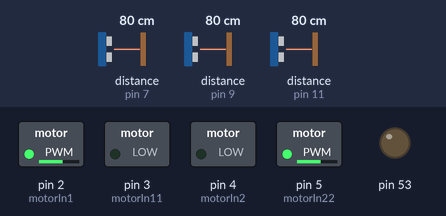
Bench run of a sketch on a simulated Arduino Mega 2560, built with avr-gcc and run on an emulated ATmega2560. Parts: switched loads named in the sketch (green lamp = pin HIGH), output pins drawn as LEDs (lit = HIGH). Wiring (inferred from the names in the program): 3 × ultrasonic range finder: trigger pin 6, echo pin 7 / trigger pin 8, echo pin 9 / trigger pin 10, echo pin 11. Dashed ring = blinking. Inputs (shaded band) come from the test bench; at power-on: distance to the obstacle (sensors on pin 7, pin 9, pin 11) 80 cm. The echo pulse lasts 58.3 µs per cm; pins used as bus, display or sensor lines are not drawn.

Above: at 1.2 s.
1.3 s: distance to the obstacle (sensor on pin 7) set to 2 cm
At 2.3 s:
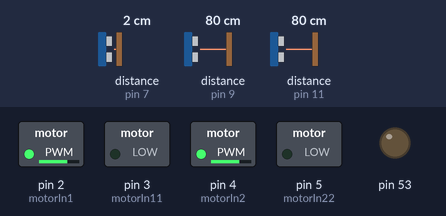
4.8 s: distance to the obstacle (sensor on pin 9) set to 83 cm
At 5.6 s:
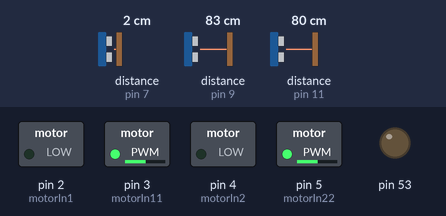
8.3 s: distance to the obstacle (sensor on pin 11) set to 2 cm
11.8 s: distance to the obstacle (sensor on pin 9) set to 17 cm
15.3 s: distance to the obstacle (sensor on pin 9) set to 14 cm
At 17.0 s:
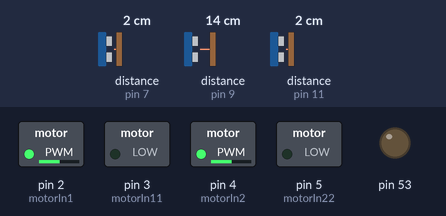
18.8 s: distance to the obstacle (sensor on pin 11) set to 4 cm
22.3 s: distance to the obstacle (sensor on pin 11) set to 7 cm
At 23.2 s:
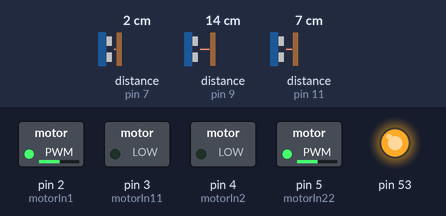
Timing chart, 0 to 24.9 s (numbered marks = the images above; inputs shaded):
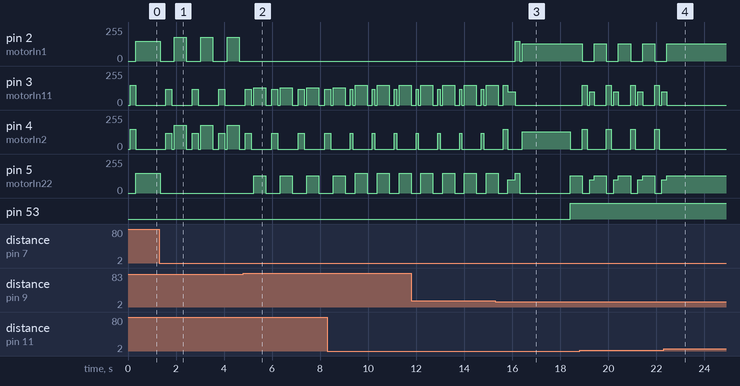

Measured:
- the behaviour switches between 80 and 81 cm on distance to the obstacle (sensor on pin 9) (found by bisection; images 1 and 2)
- the behaviour switches between 16 and 15 cm on distance to the obstacle (sensor on pin 9) (found by bisection; images 2 and 3)
- the behaviour switches between 5 and 6 cm on distance to the obstacle (sensor on pin 11) (found by bisection; images 3 and 4)
- after the input at 1.3 s, pin 5 (motorIn22): goes on until 1.3 s, then stays 0/255
- after the input at 4.8 s, pin 2 (motorIn1): stops changing and stays 0/255; pin 5 (motorIn22): alternates 130/255 for 0.50 s and 0/255 for 0.60 s, starting after 0.44 s
- after the input at 15.3 s, pin 2 (motorIn1): 0/255 → 150/255 after 0.82 s, → 0/255 0.20 s later, → 130/255 0.10 s later; pin 53: LOW → HIGH after 3.1 s
- after the input at 22.3 s, pin 2 (motorIn1), pin 5 (motorIn22): goes on until 22.4 s, then stays 130/255; pin 3 (motorIn11): goes on until 22.4 s, then stays 0/255; pin 4 (motorIn2): stops changing and stays 0/255
- by itself, pin 2 (motorIn1): alternates 180/255 for 0.51 s and 0/255 for 0.59 s

The sketch:

F74045018.ino
```cpp
//IN1,2 control left motor
const int motorIn1 = 2;
const int motorIn11 = 3;

//IN3,4 control right motor
const int motorIn2 = 4;
const int motorIn22 = 5;

//front sensor
const int trigF = 6;
const int echoF = 7;

//left sensor
const int trigR = 8;
const int echoR = 9;

//right sensor
const int trigL = 10;
const int echoL = 11;

//variable used to print the data from sensor
//const int inter_time = 100;
//int time = 0;

//the smallest distance accepted between the car and the wall
int adjD = 4;
//the normal distance between the cae and the wall
int avD = 12;

int ninety = 150;
int straight = 150;

//array used to record the previous distance detected from the 3 direction
float rf[100], rl[100], rr[100];
static int x = 1,y = 1,z = 1;

//array used to record the path of the car move
int path[100];
static int r = 1;


//make the motor stop
void stop()
{
  analogWrite(motorIn1, 0);
  analogWrite(motorIn11, 0);
  analogWrite(motorIn2, 0);
  analogWrite(motorIn22, 0);
  delay(100);
}

//turn right
void turn_right(int m, int n, int d)
{
  for (int i = 0; i < n; ++i)
  {
    analogWrite(motorIn1, 0);
    analogWrite(motorIn11, d);
    analogWrite(motorIn2, 0);
    analogWrite(motorIn22, d);
    delay(m);
  }
}

//turn left
void turn_left(int m, int n, int d)
{
  for (int i = 0; i < n; ++i)
  {
    analogWrite(motorIn1, d);
    analogWrite(motorIn11, 0);
    analogWrite(motorIn2, d);
    analogWrite(motorIn22, 0);
    delay(m);
  }
}

//move forward
void move_forward(int m,int x)
{
  analogWrite(motorIn1, x);
  analogWrite(motorIn11, 0);
  analogWrite(motorIn2, 0);
  analogWrite(motorIn22, x);
  delay(m);
}

//reverse
void move_backward(int m, int x)
{
  analogWrite(motorIn1, 0);
  analogWrite(motorIn11, x);
  analogWrite(motorIn2, x);
  analogWrite(motorIn22, 0);
  delay(m);
}

//calculate the distance from the FRONT
float distancef()
{
  float durationF, distanceF;
  digitalWrite(trigF, HIGH);
  delayMicroseconds(5);
  digitalWrite(trigF, LOW);
  durationF = pulseIn (echoF, HIGH);
  distanceF = (durationF / 2) / 29;
  return distanceF;
}

//calculate the distance from the LEFT
float distancel()
{
  float durationL, distanceL;
  digitalWrite(trigL, HIGH);
  delayMicroseconds(5);
  digitalWrite(trigL, LOW);
  durationL = pulseIn (echoL, HIGH);
  distanceL = (durationL / 2) / 29;
  return distanceL;
}

//calculate the distance from the RIGHT
float distancer()
{
  float durationR, distanceR;
  digitalWrite(trigR, HIGH);
  delayMicroseconds(5);
  digitalWrite(trigR, LOW);
  durationR = pulseIn (echoR, HIGH);
  distanceR = (durationR / 2) / 29;
  return distanceR;
}

//intialization
void setup()
{
  pinMode(53,OUTPUT);
  digitalWrite(53,LOW);
  //setup the pins of the motors
  pinMode(motorIn1, OUTPUT);
  pinMode(motorIn11, OUTPUT);
  pinMode(motorIn2, OUTPUT);
  pinMode(motorIn22, OUTPUT);

  //setup the pins of the sensor
  /*frequency*/Serial.begin(9600);
  pinMode (trigF, OUTPUT);
  pinMode (echoF, INPUT);
  pinMode (trigL, OUTPUT);
  pinMode (echoL, INPUT);
  pinMode (trigR, OUTPUT);
  pinMode (echoR, INPUT);

  //record the distance from 3 direction
  rf[0] = 0.0;
  rl[0] = 0.0;
  rr[0] = 0.0;

  //initialize the array of recording the moves of the car
  for (int i = 0; i < 100; ++i)
  {
    path[i] = -1;
  }
}

void loop()
{
  //initial the motor to be at rest
  stop();

  int adjD = 5;
  int avD = 12;
  int ninety = 150;
  int straight = 150;

  //monitor the data printing out
  /*Serial.print("Data:");
  Serial.print (time / 1000);
  Serial.print(", d = ");
  Serial.print(distancef());
  Serial.print("               ");
  Serial.print(distancel());
  Serial.print("               ");
  Serial.print(distancer());
  Serial.println(" cm");
  time = time + inter_time;
  delay(inter_time);*/

  if ((int)rf[x] == (int)rf[x - 1] && (int)rl[y] == (int)rl[y - 1] && (int)rr[z] == (int)rr[z - 1])
  {
    move_backward(200, 150);

    if (path[r - 1] == 6)
    {
      turn_left(100, 1, 100);
      stop();
    }

    if (path[r - 1] == 4)
    {
      turn_right(100, 1, 100);
      stop();
    }
  }

  if (distancef() > 8)
  {
    if (distancef() > 3000)
    {
      move_backward(250, 150);
      stop();
      if (path[r - 1] == 6)
      {
        turn_right(100, 1, 80);
        stop();
      }

      else if (path[r - 1] == 4)
      {
        turn_left(100, 1, 80);
        stop();
      }
    }

    if (distancel() < adjD)
    {
      move_backward(200, 150);
      stop();
      turn_right(200, 1, 100);
      path[r++] = 6;
    }

    if (distancer() < adjD)
    {
      move_backward(200, 150);
      stop();
      turn_left(200, 1, 100);
      path[r++] = 4;
    }

    move_forward(1000,straight);

    rf[++x] = distancef();
    rl[++y] = distancel();
    rr[++z] = distancer();
    stop();
  }

  else
  {
    if (distancel() < avD+3 && distancer() < avD+3)
    {
      move_backward(200,150);
      turn_right(300, 1, 100);
      move_forward(200,150);
      stop();
      turn_left(500, 4, 130);
      digitalWrite(53,HIGH);
      while(1>0)
      {
         move_forward(500,130);
         //stop();
      ///////
        if(distancel()>25||distancer()>25)
        {
          digitalWrite(53,LOW);
          if(distancel()>distancer())
          {
            stop();
            turn_left(500, 1, 130);
            break;
          }

          if(distancer()>distancel())
          {
            stop();
            turn_right(500, 1, 130);
            break;
          }
          digitalWrite(53,HIGH);
        }

        if (distancel() < adjD)
        {
            //digitalWrite(53,LOW);
            move_backward(200, 150);
            stop();
            turn_right(200, 1, 100);
           // digitalWrite(53,HIGH);
        }
        else if (distancer() < adjD)
        {
           // digitalWrite(53,LOW);
            move_backward(200, 150);
            stop();
            turn_left(200, 1, 100);
           // digitalWrite(53,HIGH);
        }


      }
      digitalWrite(53,LOW);
      stop();

    }

    else if (distancel() > avD && distancer() < avD)
    {
      if (distancef() <= 3)
      {
        move_backward(100, 120);
        stop();
      }

      turn_left(500, 1, 150);
      path[r++] = 4;
    }

    else if (distancel() < avD && distancer() > avD)
    {
      if (distancef() <= 3)
      {
        move_backward(100, 120);
        stop();
      }
      turn_right(500, 1, 150);
      path[r++] = 6;
    }

    else if (distancel() > avD && distancer() > avD)
    {
      move_backward(250, 120);
      stop();

      if (distancel() >= distancer())
      {
        ////
        turn_left(500, 1, 180);
        path[r++] = 6;
      }

      if (distancel() < distancer())
      {
        turn_right(500, 1, 130);
        path[r++] = 4;
      }
    }

    stop();
  }
}
```
